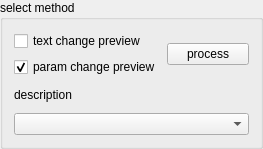
<?xml version="1.0" encoding="UTF-8"?>
<ui version="4.0">
 <class>ProcessWidget</class>
 <widget class="QGroupBox" name="ProcessWidget">
  <property name="geometry">
   <rect>
    <x>0</x>
    <y>0</y>
    <width>263</width>
    <height>149</height>
   </rect>
  </property>
  <property name="sizePolicy">
   <sizepolicy hsizetype="Expanding" vsizetype="Expanding">
    <horstretch>0</horstretch>
    <verstretch>0</verstretch>
   </sizepolicy>
  </property>
  <property name="maximumSize">
   <size>
    <width>263</width>
    <height>150</height>
   </size>
  </property>
  <property name="windowTitle">
   <string>GroupBox</string>
  </property>
  <property name="title">
   <string>select method</string>
  </property>
  <layout class="QVBoxLayout" name="verticalLayout">
   <item>
    <layout class="QHBoxLayout" name="horizontalLayout">
     <item>
      <layout class="QVBoxLayout" name="verticalLayout_2">
       <item>
        <widget class="QCheckBox" name="checkBox_yuanShiShi">
         <property name="toolTip">
          <string>&lt;html&gt;&lt;head/&gt;&lt;body&gt;&lt;p&gt;realtime preview result when origin text changed，if too slow ,turn off  this option&lt;/p&gt;&lt;/body&gt;&lt;/html&gt;</string>
         </property>
         <property name="text">
          <string>text change preview</string>
         </property>
        </widget>
       </item>
       <item>
        <widget class="QCheckBox" name="checkBox_canShuShiShi">
         <property name="toolTip">
          <string>&lt;html&gt;&lt;head/&gt;&lt;body&gt;&lt;p&gt;realtime preview result when parameter changed, if too slow ,turn off this option&lt;/p&gt;&lt;/body&gt;&lt;/html&gt;</string>
         </property>
         <property name="text">
          <string>param change preview</string>
         </property>
         <property name="checked">
          <bool>true</bool>
         </property>
        </widget>
       </item>
      </layout>
     </item>
     <item>
      <widget class="QPushButton" name="pushButton_chuLi">
       <property name="text">
        <string>process</string>
       </property>
      </widget>
     </item>
    </layout>
   </item>
   <item>
    <widget class="QLabel" name="label">
     <property name="maximumSize">
      <size>
       <width>263</width>
       <height>16777215</height>
      </size>
     </property>
     <property name="text">
      <string>description</string>
     </property>
     <property name="wordWrap">
      <bool>true</bool>
     </property>
    </widget>
   </item>
   <item>
    <widget class="QComboBox" name="comboBox"/>
   </item>
  </layout>
 </widget>
 <resources/>
 <connections/>
</ui>
